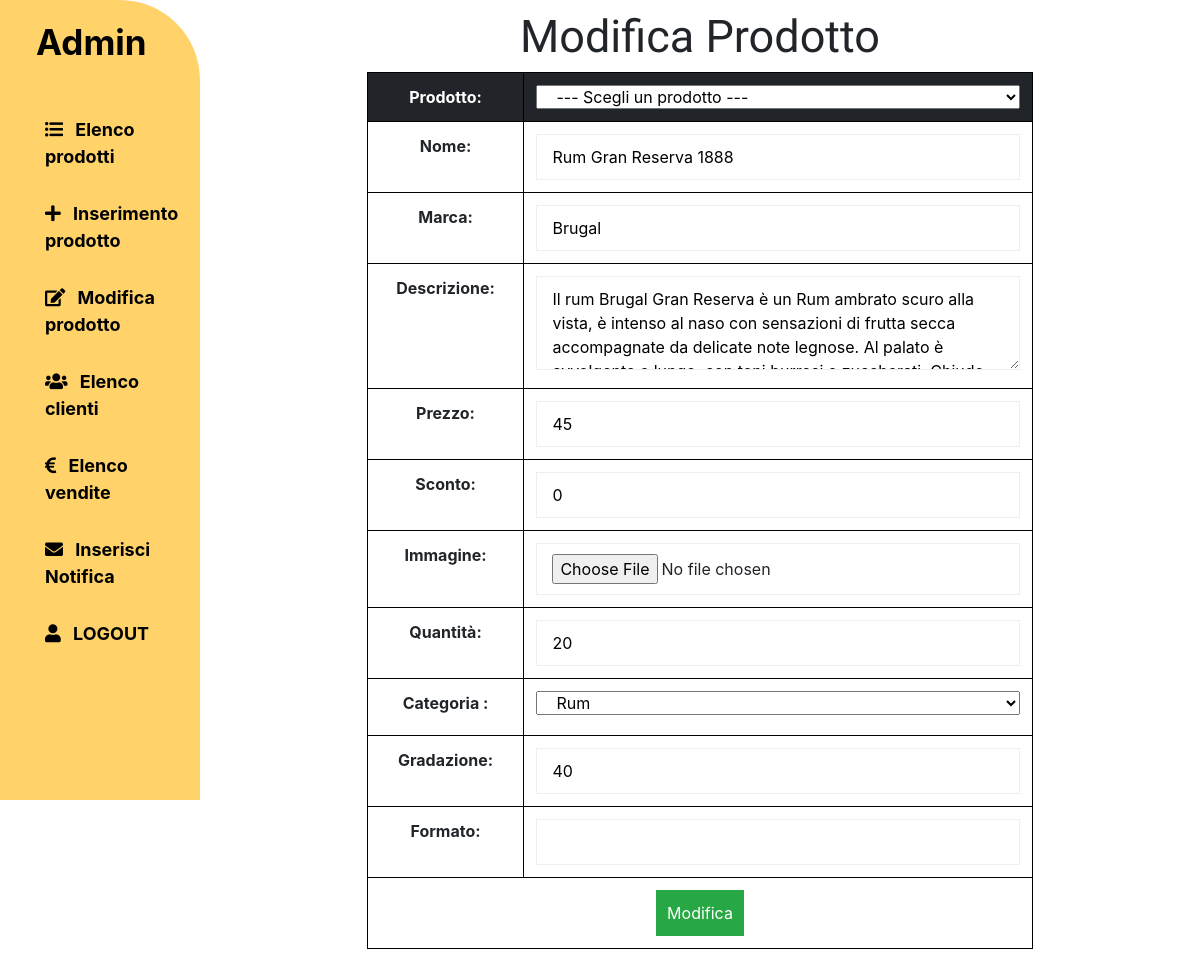
/admin/modify-product.php?id=1 (signed in), run on an earlier commit of the app's database.
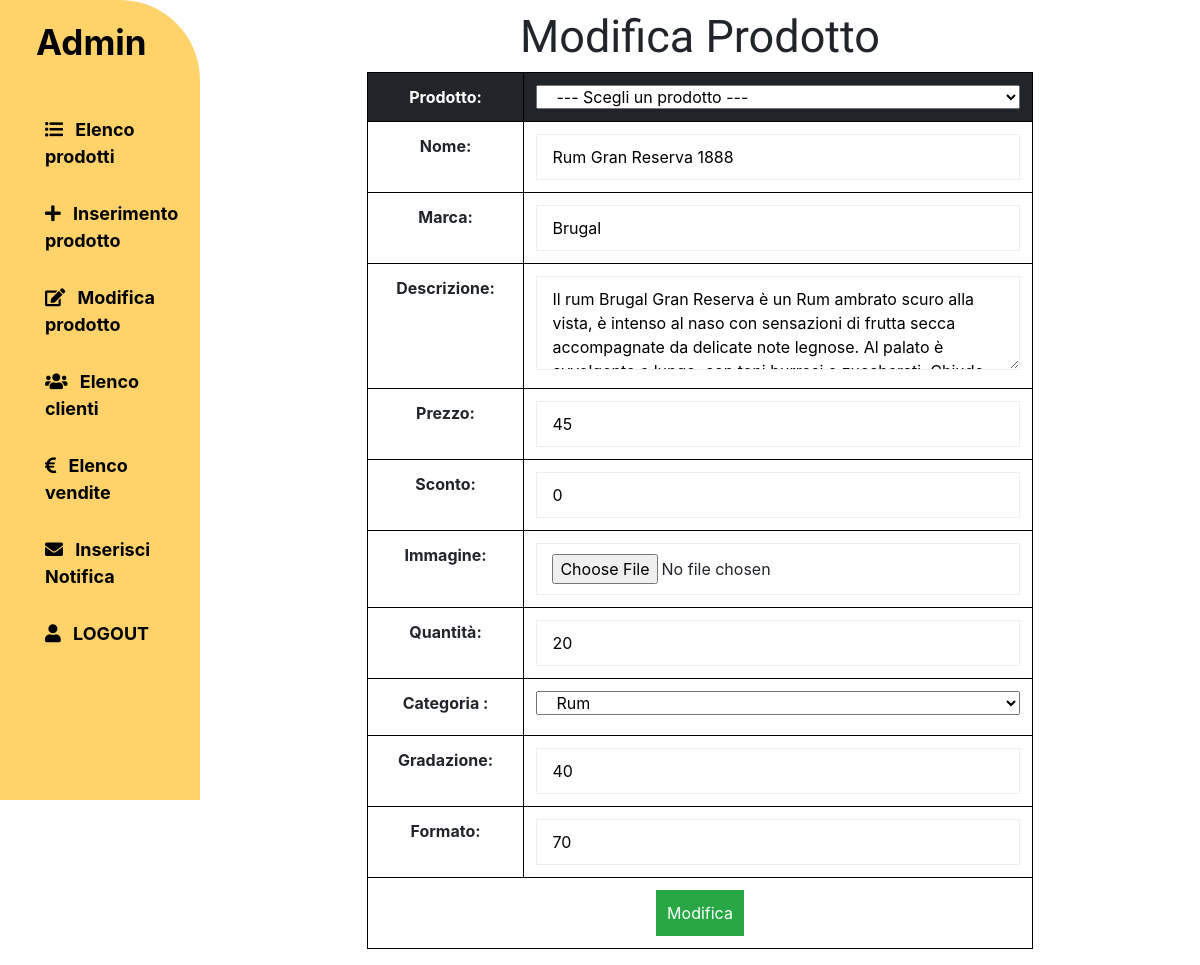
And on a later commit of the database.
### tables this page shows
CREATE TABLE IF NOT EXISTS `prodotti` (
    `id` INT NOT NULL AUTO_INCREMENT,
    `nome` VARCHAR(50) NOT NULL,
    `marca` VARCHAR(30) NOT NULL,
    `descrizione` VARCHAR(600) NOT NULL,
    `prezzo` FLOAT(10) NOT NULL,
    `immagine` VARCHAR(100) NOT NULL,
    `quantità` INT(3) NOT NULL,
    `idSottoCategoria` INT(11) NOT NULL,
    `dataInserimento` DATE DEFAULT CURRENT_DATE,
    `sconto` INT(3) DEFAULT 0,
    `gradazione` VARCHAR(20),
    `formato` VARCHAR(20),
    PRIMARY KEY (`id`),
    FOREIGN KEY (`idSottoCategoria`) REFERENCES `sottoCategorie`(`id`)
);

CREATE TABLE IF NOT EXISTS `sottoCategorie` (
    `id` INT NOT NULL AUTO_INCREMENT,
    `nome` VARCHAR(15) NOT NULL,
    `idCategoria` INT(5) NOT NULL,
    PRIMARY KEY (`id`),
    FOREIGN KEY (`idCategoria`) REFERENCES `categorie`(`id`)
);

### database/database.php (called while the page is built, shortened)
<?php
class DatabaseHelper
{
    private $db;
    public function __construct($servername, $username, $password, $dbname, $port)
    {
        $this->db = new mysqli($servername, $username, $password, $dbname, $port);
    }
    public function getAllProducts()
    {
        $stmt = $this->db->prepare("SELECT ROUND((prezzo - prezzo*sconto/100), 2) as prezzoFin,id, nome, marca, descrizione, prezzo, quantità, idSottoCategoria, immagine, sconto, dataInserimento FROM prodotti ORDER BY id ");
        $stmt->execute();
        $result = $stmt->get_result();
        return $result->fetch_all(MYSQLI_ASSOC);
    }
    public function getProductById($productId)
    {
        $stmt = $this->db->prepare("SELECT ROUND((prezzo - prezzo*sconto/100), 2) as prezzoFin, prodotti.id as id, prodotti.nome as nome, marca, descrizione, prezzo, quantità, idSottoCategoria, immagine, sconto, dataInserimento, idCategoria, gradazione, formato, categorie.nome as nomeCategoria FROM prodotti, sottoCategorie, categorie WHERE prodotti.idSottoCategoria = sottoCategorie.id && sottoCategorie.idCategoria = categorie.id && prodotti.id = ?");
        $stmt->bind_param('i', $productId);
        $stmt->execute();
        $result = $stmt->get_result();
        $result = $result->fetch_all(MYSQLI_ASSOC);
        return $result[0];
    }
    public function getSubCategories()
    {
        $stmt = $this->db->prepare("SELECT id,nome,idCategoria FROM sottoCategorie");
        $stmt->execute();
        $result = $stmt->get_result();
        return $result->fetch_all(MYSQLI_ASSOC);
    }
}
?>

### admin/bootstrap.php (called while the page is built, shortened)
<?php
    require_once(ROOT."database/database.php");
    $dbh = new DatabaseHelper("localhost", "root", "", "labottega", 3306);
?>

### admin/template/modify_product.php (the view, shortened to what the changed rows need)
<?php if (isset($_SESSION["id"]) && $_SESSION["tipo"] == 1) : ?>
    <div class="row">
        <div class="col-md-2"></div>
        <div class="col-12 col-md-8 text-center nopadding">
            <h1>Modifica Prodotto</h1>
            <form action="#" id="modify-product-form" method="POST" class="text-center admin-basic-form" enctype="multipart/form-data">
                <table class="table">
                    <tr>
                        <thead class="table-dark">
                        <td>Prodotto:</td>
                        <td>
                        <select name="prodotto" id="prodotto" class="col-12" onchange="location='modify-product.php?id='+this.value">
                        <option selected disabled value> --- Scegli un prodotto --- </option>
                            </select>
                    </td>
                    </thead>
                    </tr>
                    <tr>
                        <td><label for="nome">Nome:</label></td>
                        <td><input type="text" id="nome" name="nome" class="col-12" value= "<?php if (isset($templateParams['prodotto'])) echo $templateParams['prodotto']['nome'] ?>" required /></td>
                    </tr>
                    <tr>
                        <td><label for="marca">Marca:</label></td>
                        <td><input type="text" id="marca" name="marca" class="col-12" value="<?php if (isset($templateParams['prodotto'])) echo $templateParams['prodotto']['marca'] ?>" required /></td>
                    </tr>
                    <tr>
                        <td><label for="descrizione">Descrizione:</label></td>
                        <td><textarea id="descrizione" name="descrizione" class="col-12" rows="3" lang="it" required><?php if (isset($templateParams['prodotto'])) echo $templateParams['prodotto']['descrizione']; ?></textarea></td>
                    </tr>
                    <tr>
                        <td><label for="prezzo">Prezzo:</label></td>
                        <td><input type="number" id="prezzo" step="any" name="prezzo" class="col-12" value="<?php if (isset($templateParams['prodotto'])) echo $templateParams['prodotto']['prezzo']; ?>" required /></td>
                    </tr>
                    <tr>
                        <td><label for="sconto">Sconto:</label></td>
                        <td><input type="number" id="sconto" step="any" name="sconto" class="col-12" value="<?php if (isset($templateParams['prodotto'])) echo $templateParams['prodotto']['sconto']; ?>" required /></td>
                    </tr>
                    <tr>
                        <td> <label for="immagine">Immagine:</label></td>
                        <td><input type="file" name="immagine" id="immagine" class="col-12" required /></td>
                    </tr>
                    <tr>
                        <td><label for="quantita">Quantità:</label></td>
                        <td><input type="number" id="quantita" name="quantita" class="col-12" value="<?php if (isset($templateParams['prodotto'])) echo $templateParams['prodotto']['quantità']; ?>" required /></td>
                    </tr>
                    <tr>
                        <td><label for="sottocategoria">Categoria :</label></td>
                        <td>
                            <select name="sottocategoria" id="sottocategoria" class="col-12" form="modify-product-form">
                                <?php foreach ($templateParams["sottocategorie"] as $sottocategoria) : ?>
                                    <option value="<?php echo $sottocategoria["id"]; ?>" <?php if($templateParams["prodotto"]["idSottoCategoria"] ==$sottocategoria["id"]) echo "selected"; ?>><?php echo $sottocategoria["nome"]; ?></option>
                                <?php endforeach; ?>
                            </select>
                        </td>
                    </tr>
                    <tr>
                        <td><label for="gradazione">Gradazione:</label></td>
                        <td><input type="number" id="gradazione" name="gradazione" class="col-12" value="<?php if (isset($templateParams['prodotto'])) echo $templateParams['prodotto']['gradazione']; ?>" required /></td>
                    </tr>
                    <tr>
                        <td><label for="formato">Formato:</label></td>
                        <td><input type="number" id="formato" name="formato" class="col-12" value="<?php if (isset($templateParams['prodotto'])) echo $templateParams['prodotto']['formato']; ?>" required /></td>
                    </tr>
                    <tr>
                        <td colspan="2" class="text-center"> <input type="submit" name="submit" class="btn-success" value="Modifica" /> </td>
                    </tr>
                </table>
            </form>
        </div>
        <div class="col-md-2"></div>
    <?php endif; ?>

What changed in the data, as far as the page shows it:
changed prodotti "Rum Gran Reserva 1888": formato (not shown) → "70"
